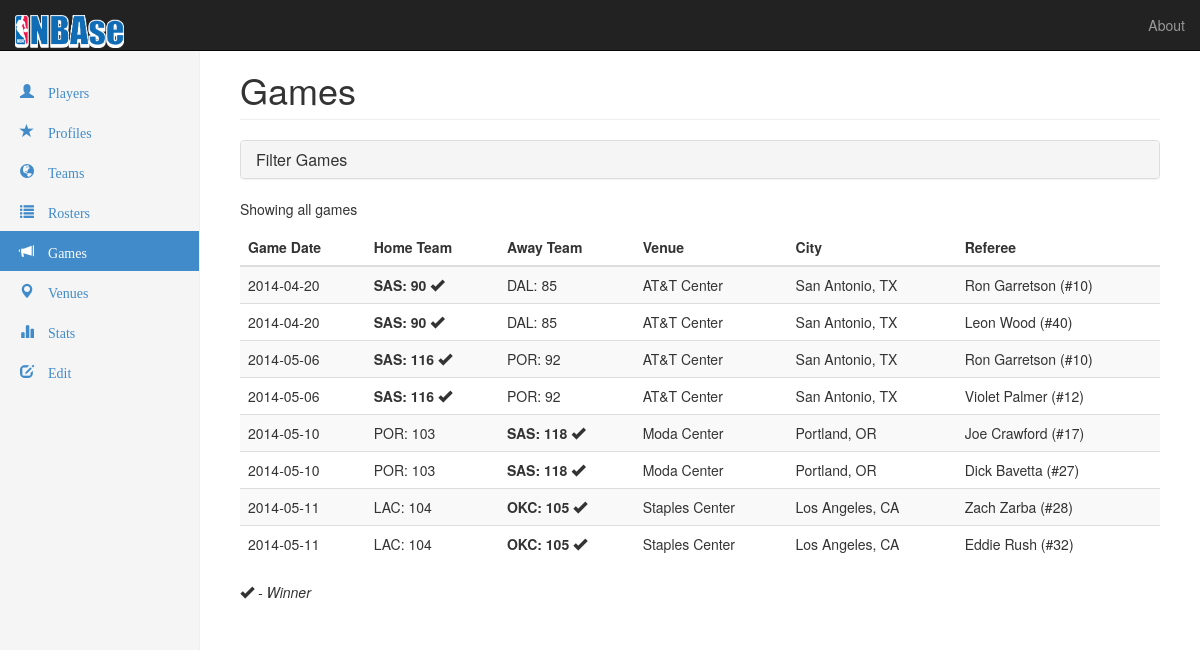
Screenshot of /games.php with the database file from the repository.
### tables this page shows
CREATE TABLE `NBAGame_Plays_PlayedAt` (
    `gameDate` DATE,
    `homeScore` INT,
    `awayScore` INT,
    `homeTeam` CHAR(3) NOT NULL,
    `awayTeam` CHAR(3) NOT NULL,
    `venueName` VARCHAR(30) NOT NULL,
    `city` VARCHAR(30) NOT NULL,
    PRIMARY KEY (`gameDate`, `homeTeam`, `awayTeam`),
    FOREIGN KEY (`homeTeam`) REFERENCES `NBATeam_BelongsTo` (`abbreviation`)
        ON DELETE CASCADE,
    FOREIGN KEY (`awayTeam`) REFERENCES `NBATeam_BelongsTo` (`abbreviation`)
        ON DELETE CASCADE,
    FOREIGN KEY (`venueName`, `city`) REFERENCES `Venue` (`venueName`, `city`),
    CHECK (`gameDate` >= '1946-01-11' AND
        `homeScore` >= 0 AND `awayScore` >= 0)
);

CREATE TABLE `Referees` (
    `refNumber` INT,
    `gameDate` DATE,
    `homeTeam` CHAR(3),
    `awayTeam` CHAR(3),
    PRIMARY KEY (`refNumber`, `gameDate`, `homeTeam`, `awayTeam`),
    FOREIGN KEY (`refNumber`) REFERENCES `NBAReferee` (`number`),
    FOREIGN KEY (`gameDate`, `homeTeam`, `awayTeam`)
        REFERENCES `NBAGame_Plays_PlayedAt` (`gameDate`, `homeTeam`, `awayTeam`)
);

CREATE TABLE `Venue` (
    `venueName` VARCHAR(30),
    `city` VARCHAR(30),
    `address` VARCHAR(50),
    PRIMARY KEY (`venueName`, `city`)
);

CREATE TABLE `NBAReferee` (
    `number` INT,
    `firstName` VARCHAR(30),
    `lastName` VARCHAR(30),
    PRIMARY KEY (`number`),
    CHECK (`number` >= 0 AND `number` <= 99)
);

### src/games.php (the view, shortened to what this page needs)
<?php
require "header.php";
require "functions.php";
try {
  	$dbh = new PDO("mysql:host=54.86.9.29;dbname=nba", 'jacob', 'jacob');
} catch(PDOException $e) {
	error($e->getMessage());
	exit();
}
$where = "";
$query = <<<SQL
SELECT *
FROM nbagame_plays_playedat npp, nbareferee nr, referees r, venue v
WHERE
npp.venueName = v.venueName AND
npp.city = v.city AND
nr.number = r.refNumber AND
r.gameDate = npp.gameDate AND
r.homeTeam = npp.homeTeam AND
r.awayTeam = npp.awayTeam
{$where};
SQL;
$result = $dbh->query($query);
$result->setFetchMode(PDO::FETCH_ASSOC);
?>
<div class="col-sm-9 col-sm-offset-3 col-md-10 col-md-offset-2 main">
	<h1 class="page-header">Games</h1>
    <div class="panel-group" id="accordion">
        <div class="panel panel-default">
            <div class="panel-heading">
                <h4 class="panel-title">
                    <a data-toggle="collapse" data-parent="#accordion" href="#collapseOne">
                    Filter Games
                    </a>
                </h4>
            </div>
        </div>
    </div>
    <?php
    if ($fromValid && $toValid) {
		echo "<p>Showing games between {$from} and {$to}</p>";
	} else {
		echo "<p>Showing all games</p>";
	}
	?>
	<div class="table-responsive">
		<table class="table table-striped">
			<thead>
				<tr>
					<th>Game Date</th>
					<th>Home Team</th>
					<th>Away Team</th>
					<th>Venue</th>
					<th>City</th>
					<th>Referee</th>
				</tr>
			</thead>
			<tbody>
				<?php while ($row = $result->fetch()): ?>
					<tr>
						<td><?php echo $row['gameDate']; ?></td>
						<td><?php printScore($row['homeTeam'], $row['homeScore'], $row['awayTeam'], $row['awayScore']); ?></td>
						<td><?php printScore($row['awayTeam'], $row['awayScore'], $row['homeTeam'], $row['homeScore']); ?></td>
						<td><?php echo $row['venueName']; ?></td>
						<td><?php echo $row['city']; ?></td>
						<td><?php echo $row['firstName'] . " " . $row['lastName'] . " (#{$row['refNumber']})"; ?></td>
					</tr>
				<?php endwhile; ?>
			</tbody>
		</table>
		<em><span class="glyphicon glyphicon-ok"></span> - Winner</em>
	</div>
</div>
<?php require "footer.php"; ?>

### src/header.php (shortened to what this page needs)
<!DOCTYPE html>
<html lang="en">
	<head>
		<link href="css/bootstrap.min.css" rel="stylesheet">
		<link href="css/dashboard.css" rel="stylesheet">
		<link href="css/styles.css" rel="stylesheet">
	</head>
	<body>
		<div class="navbar navbar-inverse navbar-fixed-top" role="navigation">
			<div class="container-fluid">
				<div class="navbar-header">
					<a class="navbar-brand" href="./"><img src="./img/logo.png" height="33px"></a>
				</div>
				<div class="navbar-collapse collapse">
					<ul class="nav navbar-nav navbar-right">
						<li><a href="./">About</a></li>
					</ul>
				</div>
			</div>
		</div>
<?php
$currentPage = array_pop(explode("/", $_SERVER['PHP_SELF']));
if ($currentPage == "players.php") $playersClass = 'class="active"';
else if ($currentPage == "profiles.php") $profilesClass = 'class="active"';
else if ($currentPage == "teams.php") $teamsClass = 'class="active"';
else if ($currentPage == "rosters.php") $rostersClass = 'class="active"';
else if ($currentPage == "games.php") $gamesClass = 'class="active"';
else if ($currentPage == "venues.php") $venuesClass = 'class="active"';
else if ($currentPage == "stats.php") $statsClass = 'class="active"';
else if ($currentPage == "update.php") $updateClass = 'class="active"';
?>
		<div class="container-fluid">
			<div class="row">
				<div class="col-sm-3 col-md-2 sidebar">
					<ul class="nav nav-sidebar">
						<li <?php echo $playersClass; ?>><a href="players.php"><span class="glyphicon glyphicon-user"> Players</span></a></li>
						<li <?php echo $profilesClass; ?>><a href="profiles.php"><span class="glyphicon glyphicon-star"> Profiles</span></a></li>
						<li <?php echo $teamsClass; ?>><a href="teams.php"><span class="glyphicon glyphicon-globe"> Teams</span></a></li>
						<li <?php echo $rostersClass; ?>><a href="rosters.php"><span class="glyphicon glyphicon-list"> Rosters</span></a></li>
						<li <?php echo $gamesClass; ?>><a href="games.php"><span class="glyphicon glyphicon-bullhorn"> Games</span></a></li>
						<li <?php echo $venuesClass; ?>><a href="venues.php"><span class="glyphicon glyphicon-map-marker"> Venues</span></a></li>
						<li <?php echo $statsClass; ?>><a href="stats.php"><span class="glyphicon glyphicon-stats"> Stats</span></a></li>
						<li <?php echo $updateClass; ?>><a href="update.php"><span class="glyphicon glyphicon-edit"> Edit</span></a></li>
					</ul>
				</div>

### src/functions.php (shortened to what this page needs)
<?php
function printScore($t1, $s1, $t2, $s2) {
	if (intval($s1) > intval($s2)) {
		echo "<strong>" . $t1 . ": " . $s1 . "</strong>&nbsp";
		echo '<span class="glyphicon glyphicon-ok"></span>';
	} else {
		echo $t1 . ": " . $s1;
	}
}
?>

### src/footer.php (shortened to what this page needs)
      		</div>
    	</div>
	</body>
</html>

### src/css/dashboard.css (style rules this page uses)
body { padding-top: 50px; }
.sidebar { display: none; }
@media (min-width: 768px) { .sidebar { position: fixed; top: 51px; bottom: 0; left: 0; z-index: 1000; display: block; padding: 20px; overflow-x: hidden; overflow-y: auto; background-color: #f5f5f5; border-right: 1px solid #eee; } }
.nav-sidebar { margin-right: -21px; margin-bottom: 20px; margin-left: -20px; }
.nav-sidebar > li > a { padding-right: 20px; padding-left: 20px; }
.nav-sidebar > .active > a { color: #fff; background-color: #428bca; }
.main { padding: 20px; }
@media (min-width: 768px) { .main { padding-right: 40px; padding-left: 40px; } }
.main .page-header { margin-top: 0; }

### rows the page displays
nbagame_plays_playedat: referees.gameDate "2014-04-20", referees.homeTeam "SAS", homeScore "90", referees.awayTeam "DAL", awayScore "85", venue.venueName "AT&T Center", venue.city "San Antonio, TX", nbareferee.firstName "Ron", nbareferee.lastName "Garretson", referees.refNumber "10", nbareferee.firstName "Leon", nbareferee.lastName "Wood", referees.refNumber "40"
nbagame_plays_playedat: referees.gameDate "2014-05-06", referees.homeTeam "SAS", homeScore "116", referees.awayTeam "POR", awayScore "92", venue.venueName "AT&T Center", venue.city "San Antonio, TX", nbareferee.firstName "Ron", nbareferee.lastName "Garretson", referees.refNumber "10", nbareferee.firstName "Violet", nbareferee.lastName "Palmer", referees.refNumber "12"
nbagame_plays_playedat: referees.gameDate "2014-05-10", referees.homeTeam "POR", homeScore "103", referees.awayTeam "SAS", awayScore "118", venue.venueName "Moda Center", venue.city "Portland, OR", nbareferee.firstName "Joe", nbareferee.lastName "Crawford", referees.refNumber "17", nbareferee.firstName "Dick", nbareferee.lastName "Bavetta", referees.refNumber "27"
nbagame_plays_playedat: referees.gameDate "2014-05-11", referees.homeTeam "LAC", homeScore "104", referees.awayTeam "OKC", awayScore "105", venue.venueName "Staples Center", venue.city "Los Angeles, CA", nbareferee.firstName "Zach", nbareferee.lastName "Zarba", referees.refNumber "28", nbareferee.firstName "Eddie", nbareferee.lastName "Rush", referees.refNumber "32"
